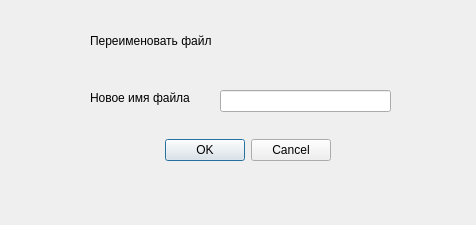
<?xml version="1.0" encoding="UTF-8"?>
<ui version="4.0">
 <class>renameForm</class>
 <widget class="QDialog" name="renameForm">
  <property name="geometry">
   <rect>
    <x>0</x>
    <y>0</y>
    <width>476</width>
    <height>225</height>
   </rect>
  </property>
  <property name="windowTitle">
   <string>Dialog</string>
  </property>
  <widget class="QDialogButtonBox" name="buttonBox">
   <property name="geometry">
    <rect>
     <x>160</x>
     <y>130</y>
     <width>171</width>
     <height>41</height>
    </rect>
   </property>
   <property name="orientation">
    <enum>Qt::Horizontal</enum>
   </property>
   <property name="standardButtons">
    <set>QDialogButtonBox::Cancel|QDialogButtonBox::Ok</set>
   </property>
  </widget>
  <widget class="QLabel" name="label">
   <property name="geometry">
    <rect>
     <x>90</x>
     <y>10</y>
     <width>331</width>
     <height>61</height>
    </rect>
   </property>
   <property name="text">
    <string>Переименовать файл </string>
   </property>
  </widget>
  <widget class="QLineEdit" name="lineEdit">
   <property name="geometry">
    <rect>
     <x>220</x>
     <y>90</y>
     <width>171</width>
     <height>22</height>
    </rect>
   </property>
  </widget>
  <widget class="QLabel" name="label_2">
   <property name="geometry">
    <rect>
     <x>90</x>
     <y>90</y>
     <width>111</width>
     <height>16</height>
    </rect>
   </property>
   <property name="text">
    <string>Новое имя файла</string>
   </property>
  </widget>
 </widget>
 <resources/>
 <connections>
  <connection>
   <sender>buttonBox</sender>
   <signal>accepted()</signal>
   <receiver>renameForm</receiver>
   <slot>okButtonClicked()</slot>
   <hints>
    <hint type="sourcelabel">
     <x>330</x>
     <y>130</y>
    </hint>
    <hint type="destinationlabel">
     <x>157</x>
     <y>203</y>
    </hint>
   </hints>
  </connection>
  <connection>
   <sender>buttonBox</sender>
   <signal>rejected()</signal>
   <receiver>renameForm</receiver>
   <slot>cancelButtonClicked()</slot>
   <hints>
    <hint type="sourcelabel">
     <x>330</x>
     <y>130</y>
    </hint>
    <hint type="destinationlabel">
     <x>286</x>
     <y>203</y>
    </hint>
   </hints>
  </connection>
 </connections>
 <slots>
  <slot>okButtonClicked()</slot>
  <slot>cancelButtonClicked()</slot>
 </slots>
</ui>
